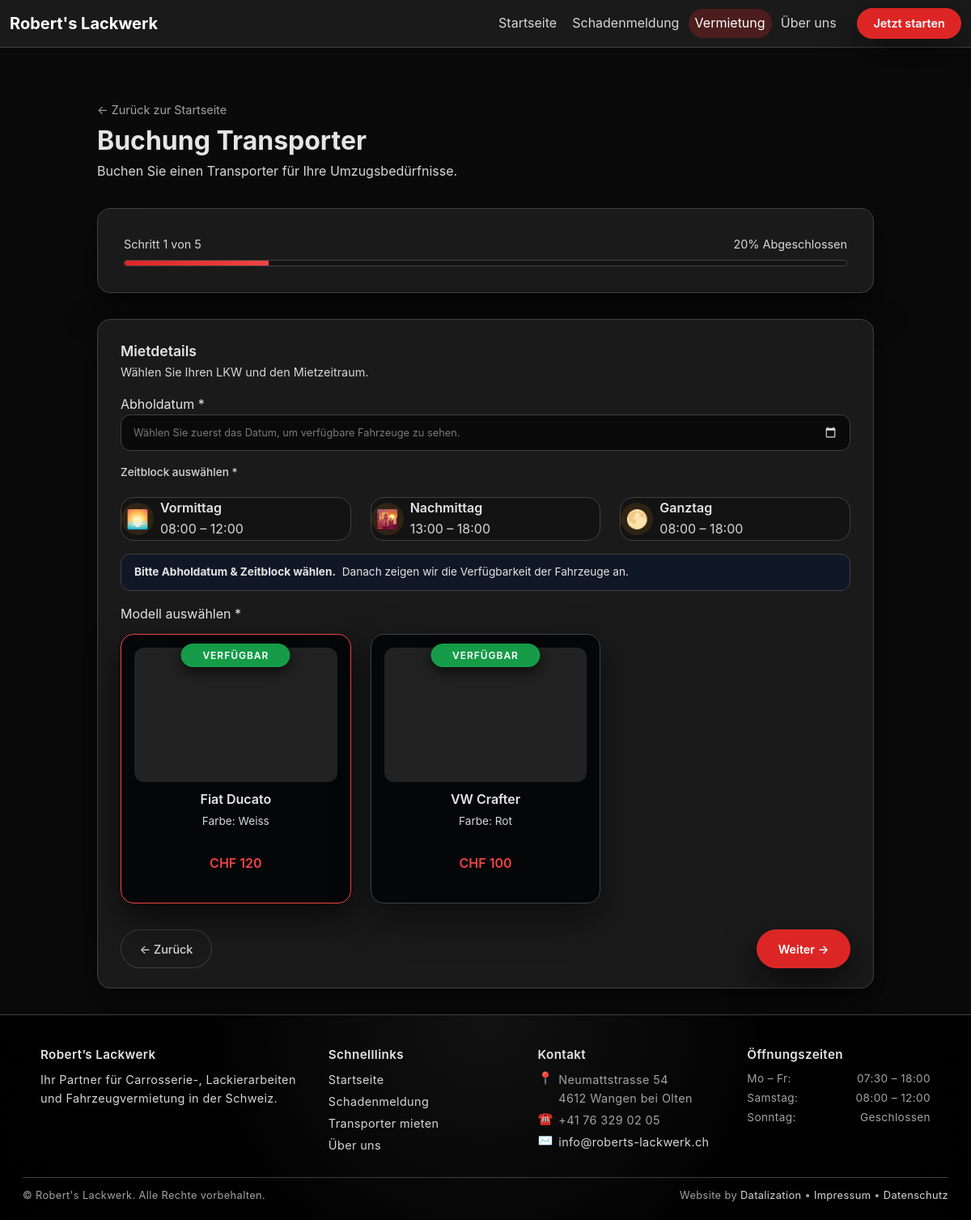
The page /mietfahrzeuge/ on the database as committed earlier.
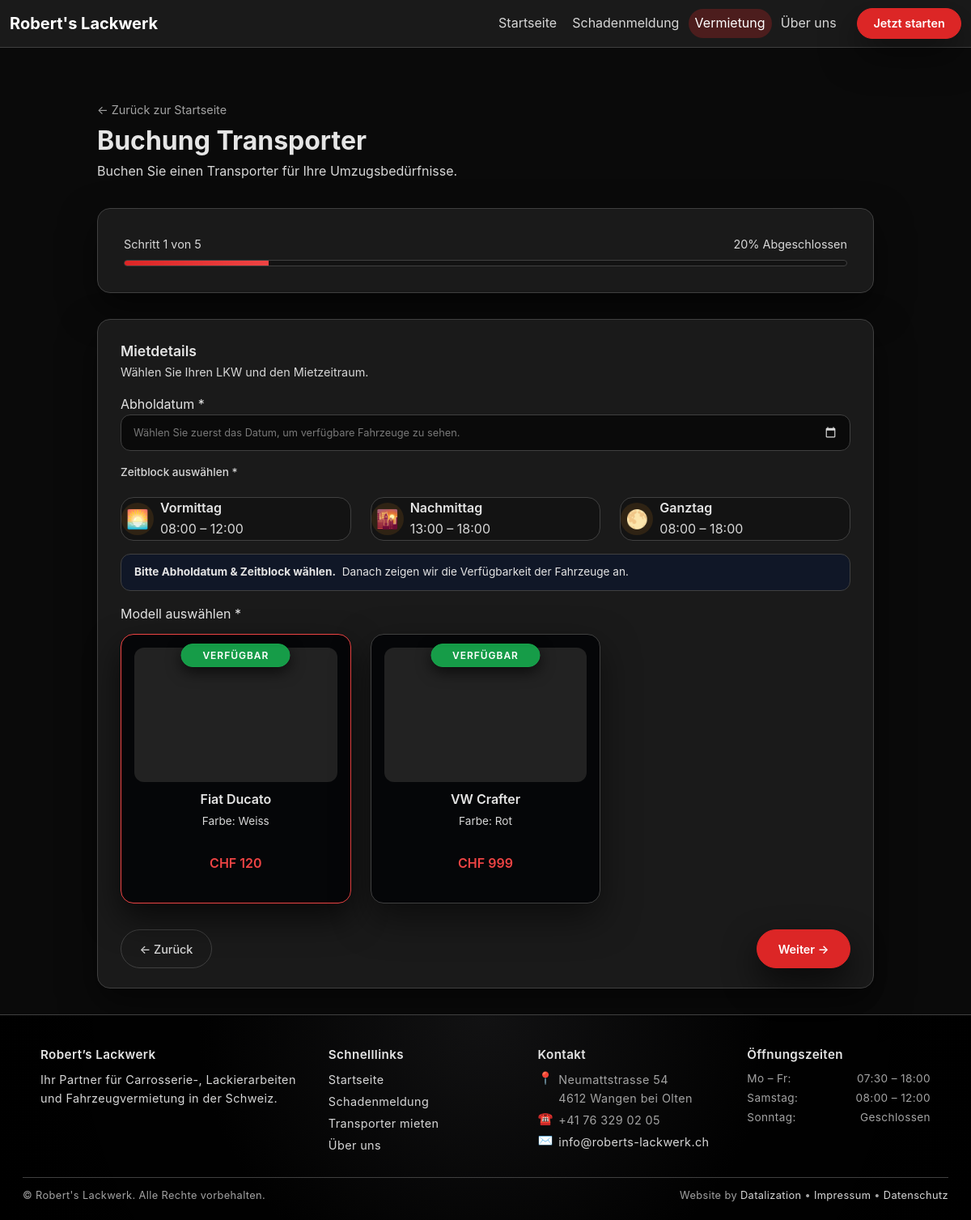
The same page on the database as committed later.
### main/models.py (models this page shows, shortened)
class Transporter(models.Model):
    BUCHUNG_OPTIONEN = [
        ('vormittag', 'Vormittag'),
        ('nachmittag', 'Nachmittag'),
        ('ganztag', 'Ganztag'),
    ]
    name         = models.CharField(max_length=100)
    kennzeichen  = models.CharField(max_length=20, unique=True)
    farbe = models.CharField("Farbe", max_length=50, blank=True)
    preis_chf = models.DecimalField("Preis (CHF)", max_digits=7, decimal_places=2, default=0)
    verfuegbar_ab = models.DateField()
    bild = models.ImageField(
        upload_to="transporter_bilder/",
        blank=True,
        null=True,
        help_text="Bild des Transporters hochladen"
    )
    description = models.TextField(blank=True, default="")
    buchung = models.CharField(
        max_length=20,
        choices=BUCHUNG_OPTIONEN,
        blank=True,
        null=True,
        help_text="Verfügbare Buchungsoption"
    )
    @property
    def image(self):
        return self.bild

### main/views.py (the view, shortened to what this page needs)
# urls.py: path("mietfahrzeuge/", mietfahrzeuge, name="mietfahrzeuge"),
def mietfahrzeuge(request):
    transporters = Transporter.objects.all()
    step1_data = request.session.get("rental_step1", {}).copy()
    if not step1_data:
        current_booking_id = request.session.get("current_booking_id")
    selected_date_str = step1_data.get("date")
    selected_slot_code = step1_data.get("time_slot")  # MORNING/AFTERNOON/FULLDAY
    selected_date = parse_date(selected_date_str) if selected_date_str else None
    total_count = transporters.count()
    available_count = 0
    if selected_date and selected_slot_code:
        for t in transporters:
            booked = Booking.objects.filter(
                transporter=t,
                date=selected_date,
                time_slot=selected_slot_code,
            ).exists()
            t.is_unavailable = booked
            t.next_available_date = selected_date + timedelta(days=1) if booked else None
            if not booked:
                available_count += 1
    else:
        for t in transporters:
            t.is_unavailable = False
            t.next_available_date = None
        available_count = total_count
    has_filter = bool(selected_date and selected_slot_code)
    all_available = has_filter and available_count == total_count
    any_unavailable = has_filter and available_count < total_count
    context = {
        "transporters": transporters,
        "step1": step1_data,
        "has_filter": has_filter,
        "all_available": all_available,
        "any_unavailable": any_unavailable,
        "available_count": available_count,
        "total_count": total_count,
    }
    return render(request, "mietfahrzeuge.html", context)

### main/templates/mietfahrzeuge.html (shortened to what the changed rows need)
{% extends "base.html" %}
{% load static %}
{% block content %}
<section class="rl-wizard-page">
  <header class="rl-wizard-header">
    <h1 class="rl-wizard-title">Buchung Transporter</h1>
  </header>
  <section class="rl-wizard-card">
    <header class="rl-wizard-card__header">
      <h2 class="rl-wizard-card__title">Mietdetails</h2>
    </header>
      <form method="post">
        <div class="rl-wizard-fields">
          {% if transporters %}
            <div class="rl-rental-grid">
              {% for t in transporters %}
                <label class="rl-rental-card {% if t.is_unavailable %}rl-rental-card--unavailable{% endif %}">
                  <div class="rl-rental-card__inner">
                    {% if t.is_unavailable %}
                      <span class="rl-rental-card__badge rl-rental-card__badge--unavailable">Ausgebucht</span>
                    {% else %}
                      <span class="rl-rental-card__badge rl-rental-card__badge--available">Verfügbar</span>
                    {% endif %}
                    <div class="rl-rental-card__image" {% if t.image %}style="background-image:url('{{ t.image.url }}');"{% endif %}></div>
                    <div class="rl-rental-card__body">
                      <h3 class="rl-rental-card__title">{{ t.name }}</h3>
                      {% if t.farbe %}<p class="rl-rental-card__meta">Farbe: {{ t.farbe }}</p>{% endif %}
                      {% if t.preis_chf %}<p class="rl-rental-card__price">CHF {{ t.preis_chf|floatformat:0 }}</p>{% endif %}
                    </div>
                  </div>
                </label>
              {% empty %}
                <p class="rl-text-muted">Aktuell sind keine Transporter verfügbar.</p>
              {% endfor %}
            </div>
          {% else %}
            <p class="rl-text-muted">Aktuell sind keine Transporter verfügbar.</p>
          {% endif %}
        </div>
      </form>
  </section>
</section>
{% endblock %}

Rows that differ between the two databases and show on the page:
changed Transporter "VW Crafter": preis_chf "100" → "999"
